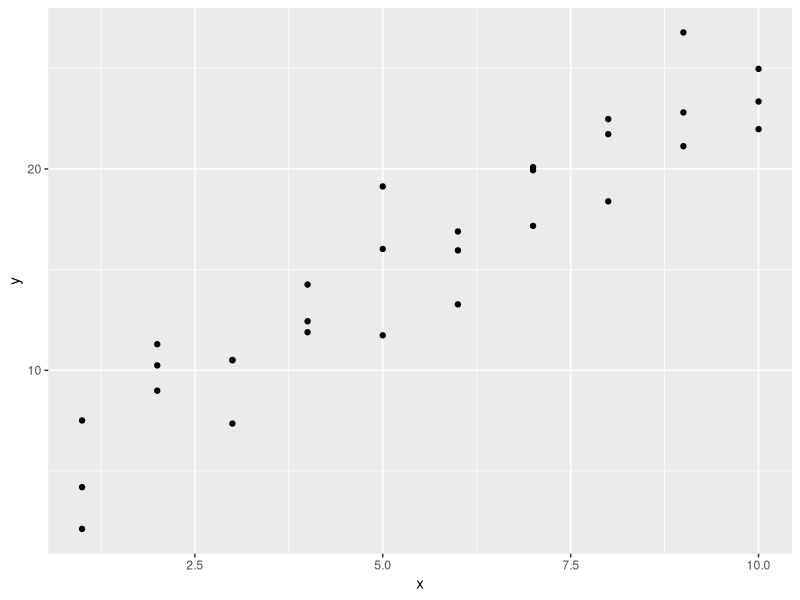
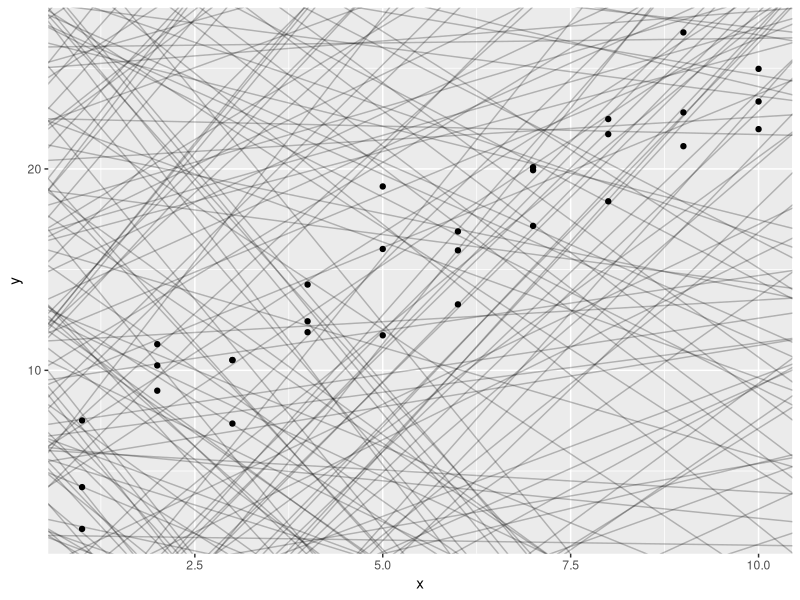
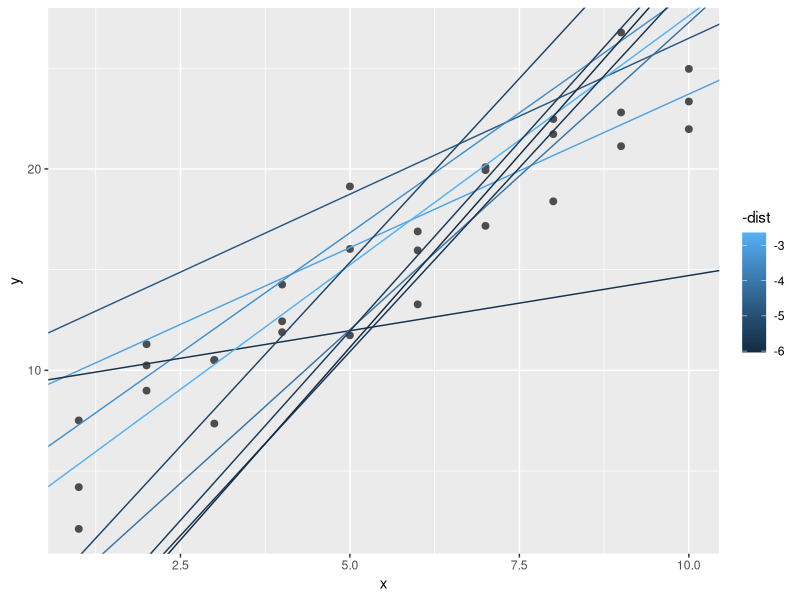
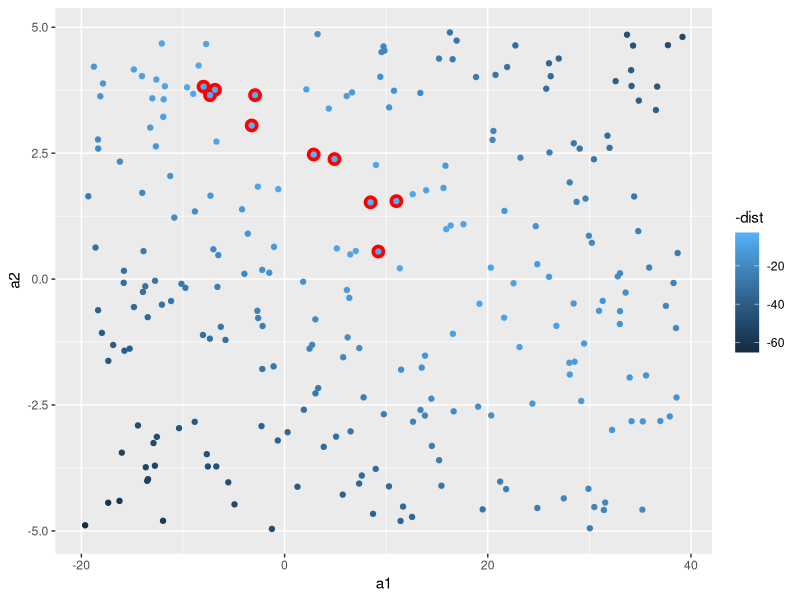
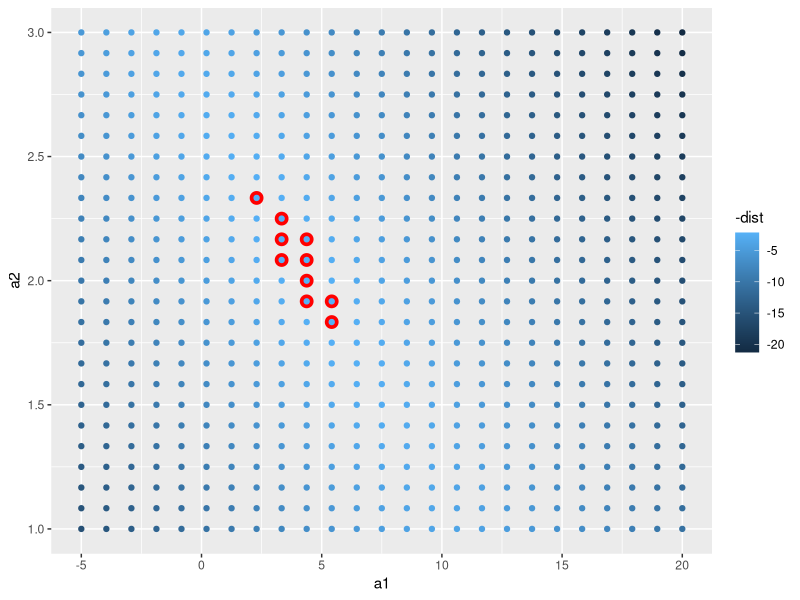
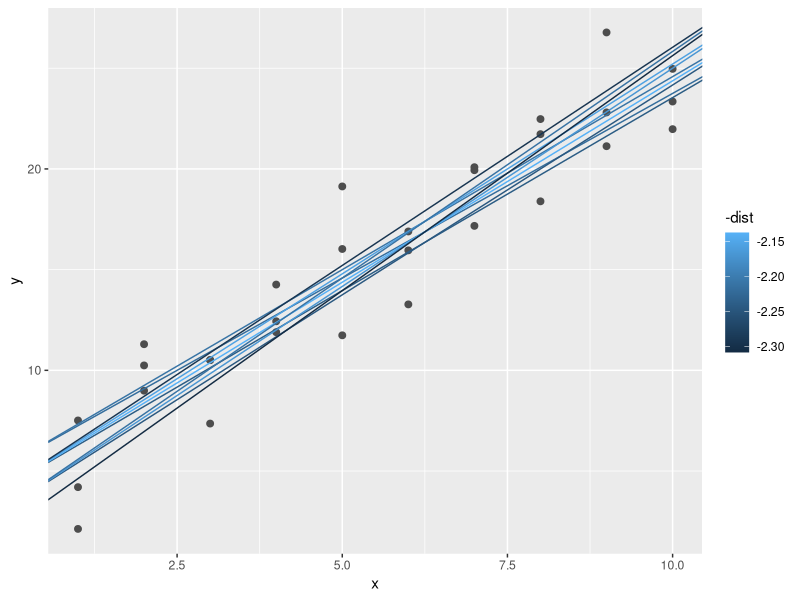
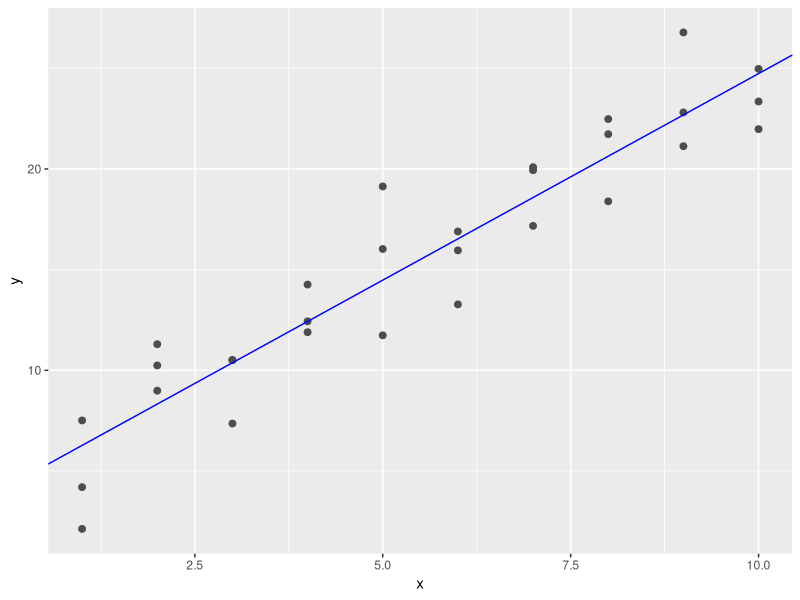
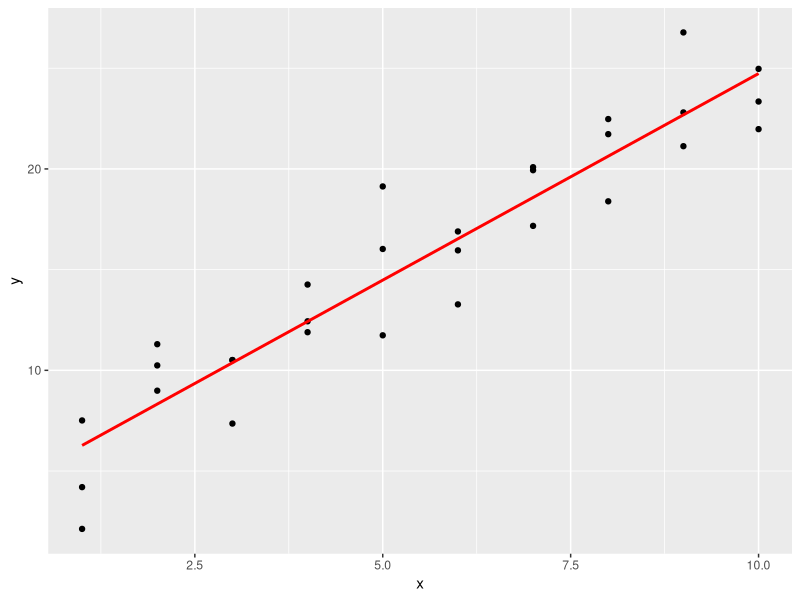

Reproduce these figures in R, in order.
## ---- chunk 1
knitr::opts_chunk$set(
    comment = "#>",
    collapse = TRUE
)
## ---- chunk 2
library(tidyverse)
library(modelr)
options(na.action = na.warn)
## ---- chunk 3
ggplot(sim1, aes(x, y)) +
    geom_point()
## ---- chunk 4
random_models <- tibble(
    # 随机生成 250 个上限 -20 下限 40 的 a1 向量
    a1 = runif(n = 250, min = -20, max = 40),
    # 同理随机生成 250 个上限 -5 下限 5 的 a2 向量
    a2 = runif(250, -5, 5)
)
## ---- chunk 5
ggplot() +
    geom_abline(
        data = random_models,
        mapping = aes(intercept = a1, slope = a2), # intercept：截距，slope：斜率
        alpha = 1 / 4
    ) +
    geom_point(
        data = sim1,
        mapping = aes(x, y)
    )
## ---- chunk 6
model1 <- function(a, data) {
    # 注意我们传入的 data 是一个数据集。这个设计的函数会针对数据集里的数据反复代入计算，最终返回一个向量
    a[1] + data$x * a[2]
}
## ---- chunk 7
model1(c(7, 1.5), sim1)
## ---- chunk 8
measure_distance <- function(mod, data) {
    diff <- data$y - model1(mod, data) # diff 为 data 中实际 y 值与 model1 得到的理想 y 值的差
    sqrt(mean(diff^2)) # 返回所有 diff 平方的均值进行的开方（方差）
}
# 试图用 a1 = 7 和 a2 = 1.5 数据求得关于 sim1 的方差
measure_distance(c(7, 1.5), sim1)
## ---- chunk 9
sim1_dist <- function(a1, a2) {
    measure_distance(c(a1, a2), sim1) # nolint
}
# 通过 mutate 新增计算得到的列 dist 并赋值回去（方差）
models <- random_models %>%
    mutate(dist = purrr::map2_dbl(a1, a2, sim1_dist))
models
## ---- chunk 10
df <- data.frame(
    x = c(1, 2, 5),
    y = c(5, 4, 8)
)
# 这个包的 map2_dbl 表达式相当于 pmin(df$x, df$y)
purrr::map2_dbl(df$x, df$y, min)
## ---- chunk 11
ggplot(sim1, aes(x, y)) +
    geom_point(size = 2, colour = "grey30") +
    geom_abline(
        aes(intercept = a1, slope = a2, colour = -dist), # 由 dist 反向上色，即越精确颜色越鲜亮
        data = filter(models, rank(dist) <= 10) # 不是所有线条都需要显示，这里选择 dist 排名前 10
    )
# 将 a1 和 a2 用图表示出来（同样上色），这里选择 dist 排名前 10 来高亮显示（叠加）
ggplot(models, aes(a1, a2)) +
    geom_point(
        data = filter(models, rank(dist) <= 10), # 先画高亮部分
        size = 4, colour = "red"
    ) +
    geom_point(aes(colour = -dist))
## ---- chunk 12
grid_models <- expand.grid(
    # expand.grid 用于于快速创建数据集（data frame格式）
    a1 = seq(-5, 20, length = 25), # seq 用于快速生成序列，参数分别代表起始、结束和序列长
    a2 = seq(1, 3, length = 25)
) %>%
    mutate(dist = purrr::map2_dbl(a1, a2, sim1_dist))

ggplot(grid_models, aes(a1, a2)) +
    geom_point(
        data = filter(grid_models, rank(dist) <= 10),
        size = 4, colour = "red"
    ) +
    geom_point(aes(colour = -dist))
## ---- chunk 13
ggplot(sim1, aes(x, y)) +
    geom_point(size = 2, colour = "grey30") +
    geom_abline(
        aes(intercept = a1, slope = a2, colour = -dist),
        data = filter(grid_models, rank(dist) <= 10)
    )
## ---- chunk 14
best <- optim(
    par = c(0, 0), # 要优化的参数的初始值
    fn = measure_distance, # 要最小化（或最大化）的函数，所以 par 参数是要进行最小化的参数向量。它应该返回标量结果
    data = sim1
)
## ---- chunk 15
best$par
## ---- chunk 16
ggplot(sim1, aes(x, y)) +
    geom_point(size = 2, colour = "grey30") +
    geom_abline(intercept = best$par[1], slope = best$par[2], colour = "blue")
## ---- chunk 17
sim1_mod <- lm(y ~ x, data = sim1)
# 结果与预期完全一致
coef(sim1_mod) # coef() 是一个通用函数，用于从建模函数返回的对象中提取模型系数
## ---- chunk 18
grid <- sim1 %>% # 相当于对 sim1 定制对应的 x 数据集
    data_grid(x)
grid
## ---- chunk 19
#> sim1_mod <- lm(y ~ x, data = sim1)
predictions <- grid %>%
    add_predictions(sim1_mod)
predictions
## ---- chunk 20
ggplot(sim1, aes(x)) +
    geom_point(aes(y = y)) +
    geom_line(aes(y = pred), data = predictions, colour = "red", size = 1)
## ---- chunk 21
residuals <- sim1 %>%
    # 注意这里使用的参数是 sim1，因为我们需要原始数据集才能发现残差
    add_residuals(sim1_mod) # 用法与 add_predictions() 非常相似
residuals
## ---- chunk 22
ggplot(residuals, aes(resid)) +
    # geom_freqpoly 即频率多边形，非常适合模糊化地绘制表现一个向量的数据的大小和出现次数
    geom_freqpoly(binwidth = 0.5)

# 或者加入数据 x 来看到更多的数据。很容易发现它的分布非常完美：
ggplot(residuals, aes(x, resid)) +
    geom_ref_line(h = 0) + # 调整基线为 0 而不是最小
    geom_point(aes(colour = -abs(resid)))
## ---- chunk 23
df <- tribble(
    ~y, ~x1, ~x2,
    4, 2, 5,
    5, 1, 6
)
model_matrix(df, y ~ x1)

# 如果添加其他变量：
model_matrix(df, y ~ x1 + x2)

# R 将截距添加到模型的方式是直接填充名为截距的列（当然这个列填充前的值是没有意义的）。
# 默认添加。如果不需要，使用 “-1” 命令显式删除它：
model_matrix(df, y ~ x1 + x2 - 1)
## ---- chunk 24
df <- tribble(
    ~sex, ~response,
    "male", 1,
    "female", 2,
    "male", 1
)
# 可以看到函数会自动将自变量的名名为 “列” “某种值”，其数据用来表示该列数据是否是指定的 “某种值”：
model_matrix(df, response ~ sex)
## ---- chunk 25
ggplot(sim2) +
    geom_point(aes(x, y))
## ---- chunk 26
mod2 <- lm(y ~ x, data = sim2) # 产生理想线性回归模型
## ---- chunk 27
grid2 <- sim2 %>%
    data_grid(x) %>% # 产生初始数据
    add_predictions(mod2) # 依据初始数据对模型进行预测
grid2
## ---- chunk 28
ggplot(sim2, aes(x)) +
    geom_point(aes(y = y)) +
    geom_point(data = grid2, aes(y = pred), colour = "red", size = 4)
## ---- chunk 29
ggplot(sim3, aes(x1, y)) +
    geom_point(aes(colour = x2))
## ---- chunk 30
mod1 <- lm(y ~ x1 + x2, data = sim3)
mod2 <- lm(y ~ x1 * x2, data = sim3)
## ---- chunk 31
grid3 <- sim3 %>%
    data_grid(x1, x2) %>% # 由于初始值有两个，这里就需要填入两个变量来产生初始数据
    # 同时从两个模型一起运算使用 gather_prediction()，相反的，我们也有 spread_prediction()
    gather_predictions(mod1, mod2) # 会在生成的 tibble 中第一列声明使用的哪个模型得到的预期数据
grid3
## ---- chunk 32
ggplot(sim3, aes(x1, y, colour = x2)) +
    geom_point() +
    geom_line(data = grid3, aes(y = pred)) +
    facet_wrap(~model) # 切图分组
## ---- chunk 33
sim3_resid <- sim3 %>%
    # 多个模型获得残差与得到预期值样，也有 gather_residuals()
    gather_residuals(mod1, mod2)

ggplot(sim3_resid, aes(x1, resid, colour = x2)) +
    geom_point() +
    # geom_ref_line(h = 0) + # 调整基线为 0 而不是最小（效果不好已注释掉）
    # 这里我们按照模型和 x2 的值切图，因为它可以更容易地看到每个组中的情况
    facet_grid(model ~ x2)
## ---- chunk 34
mod1 <- lm(y ~ x1 + x2, data = sim4)
mod2 <- lm(y ~ x1 * x2, data = sim4)

grid4 <- sim4 %>%
    data_grid(
        # 以 x1 / x2 的最大和最小为界限，生成包含五个数据的等差数列
        x1 = seq_range(x1, 5),
        x2 = seq_range(x2, 5)
    ) %>%
    gather_predictions(mod1, mod2) %>% # 对两个模型求取预期结果并合并
    print()
grid4
## ---- chunk 35
# seq_range 真的可以很轻易地生成等差数列：
seq_range(c(0.0123, 0.923423), n = 5)

# pretty 参数还可以让数据更简化
seq_range(c(0.0123, 0.923423), n = 5, pretty = TRUE)

# trim 参数用于收缩范围，使得生成的序列更接近中值
(x1 <- rcauchy(100)) # 生成具有柯西分布特性的随机数

seq_range(x1, n = 5)
seq_range(x1, n = 5, trim = 0.10) # 收缩指定范围头尾 10%
seq_range(x1, n = 5, trim = 0.25) # 收缩指定范围头尾 25%
seq_range(x1, n = 5, trim = 0.50) # 收缩指定范围头尾 50%

# 与之相反，expand 参数会扩增范围
x2 <- c(0, 1)

seq_range(x2, n = 5)
seq_range(x2, n = 5, expand = 0.10)
seq_range(x2, n = 5, expand = 0.25)
seq_range(x2, n = 5, expand = 0.50)
## ---- chunk 36
ggplot(grid4, aes(x1, x2)) +
    geom_tile(aes(fill = pred)) + # 这种砖块图非常便于观察拟合度
    facet_wrap(~model)
## ---- chunk 37
p <- list()
p[[1]] <- ggplot(grid4, aes(x1, pred, colour = x2, group = x2)) +
    geom_line() +
    facet_wrap(~model)
p[[2]] <- ggplot(grid4, aes(x2, pred, colour = x1, group = x1)) +
    geom_line() +
    facet_wrap(~model)
library(grid)
grid.newpage() # 新建布局包
pushViewport(viewport(layout = grid.layout(2, 1))) # 设置 2x1 布局
print(p[[1]], vp = viewport(layout.pos.row = 1, layout.pos.col = 1))
print(p[[2]], vp = viewport(layout.pos.row = 2, layout.pos.col = 1))
## ---- chunk 38
sim5 <- tibble(
    x = seq(0, 3.5 * pi, length = 50),
    y = 4 * sin(x) + rnorm(length(x)) # 随机生成与 x 向量长度相同的向量并加上 4 倍 sin(x)
)
sim5
## ---- chunk 39
tb <- tribble(
    ~y, ~x,
    1, 1,
    2, 2,
    3, 3
)
model_matrix(tb, y ~ x^2 + x)

model_matrix(tb, y ~ I(x^2) + x)
## ---- chunk 40
model_matrix(tb, y ~ poly(x, 2)) # 注意这个 “2” 是 degree 参数，表示多项式的最高次数
## ---- chunk 41
library(splines)
model_matrix(tb, y ~ ns(x, 2))
## ---- chunk 42
mod1 <- lm(y ~ ns(x, 1), data = sim5)
mod2 <- lm(y ~ ns(x, 2), data = sim5)
mod3 <- lm(y ~ ns(x, 3), data = sim5)
mod4 <- lm(y ~ ns(x, 4), data = sim5)
mod5 <- lm(y ~ ns(x, 5), data = sim5)

grid <- sim5 %>%
    data_grid(x = seq_range(x, n = 50, expand = 0.1)) %>% # 向外扩张 10% 生成矩阵
    # .pred 参数用来修改生成期望值列的列名
    gather_predictions(mod1, mod2, mod3, mod4, mod5, .pred = "y")

ggplot(sim5, aes(x, y)) +
    geom_point() +
    geom_line(data = grid, colour = "red") +
    facet_wrap(~model) # 以 model 分组
## ---- chunk 43
df <- tribble(
    ~x, ~y,
    1, 2.2,
    2, NA,
    3, 3.5,
    4, 8.3,
    NA, 10
)
# mod <- lm(y ~ x, data = df)
#> Warning: Dropping 2 rows with missing values

# 加上 “na.action = na.exclude” 表示不包含 NA 值计算：
mod <- lm(y ~ x, data = df, na.action = na.exclude)
# 这样这个模型就只有 3 种观测值可用了：
nobs(mod) # nobs() 用于查看可观测次数
